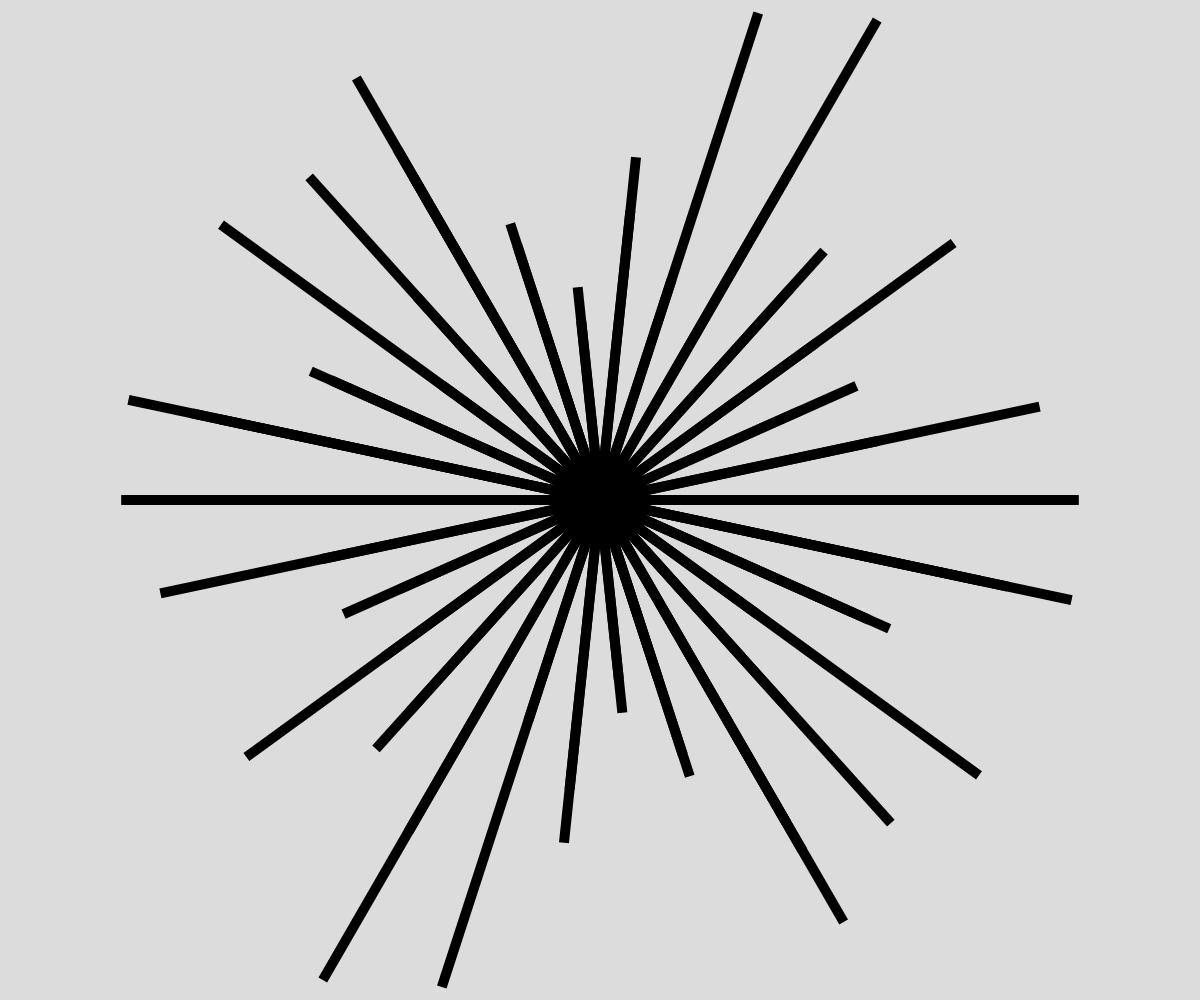
Frame 1 (no input)
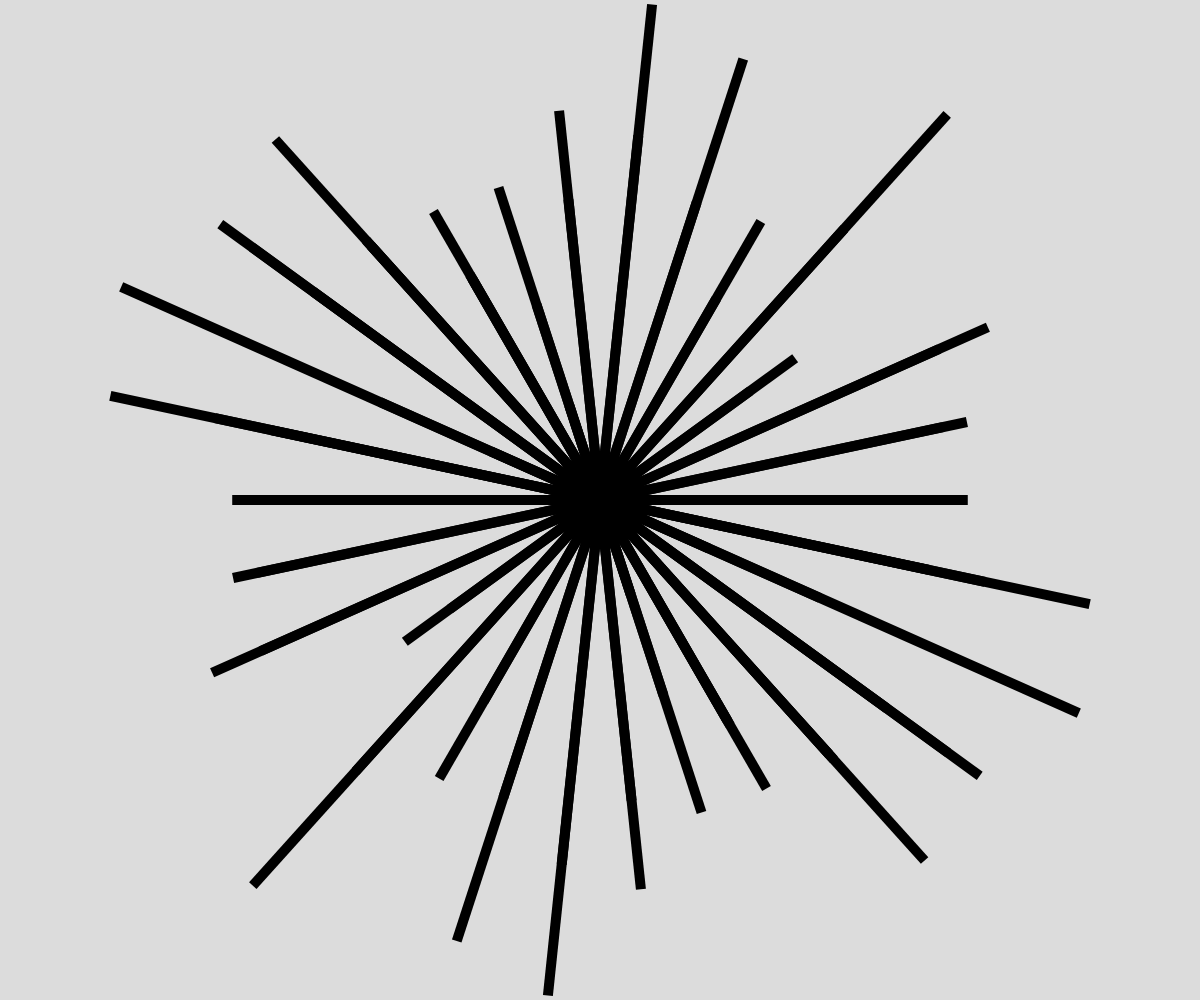
Frame 60 (no input)
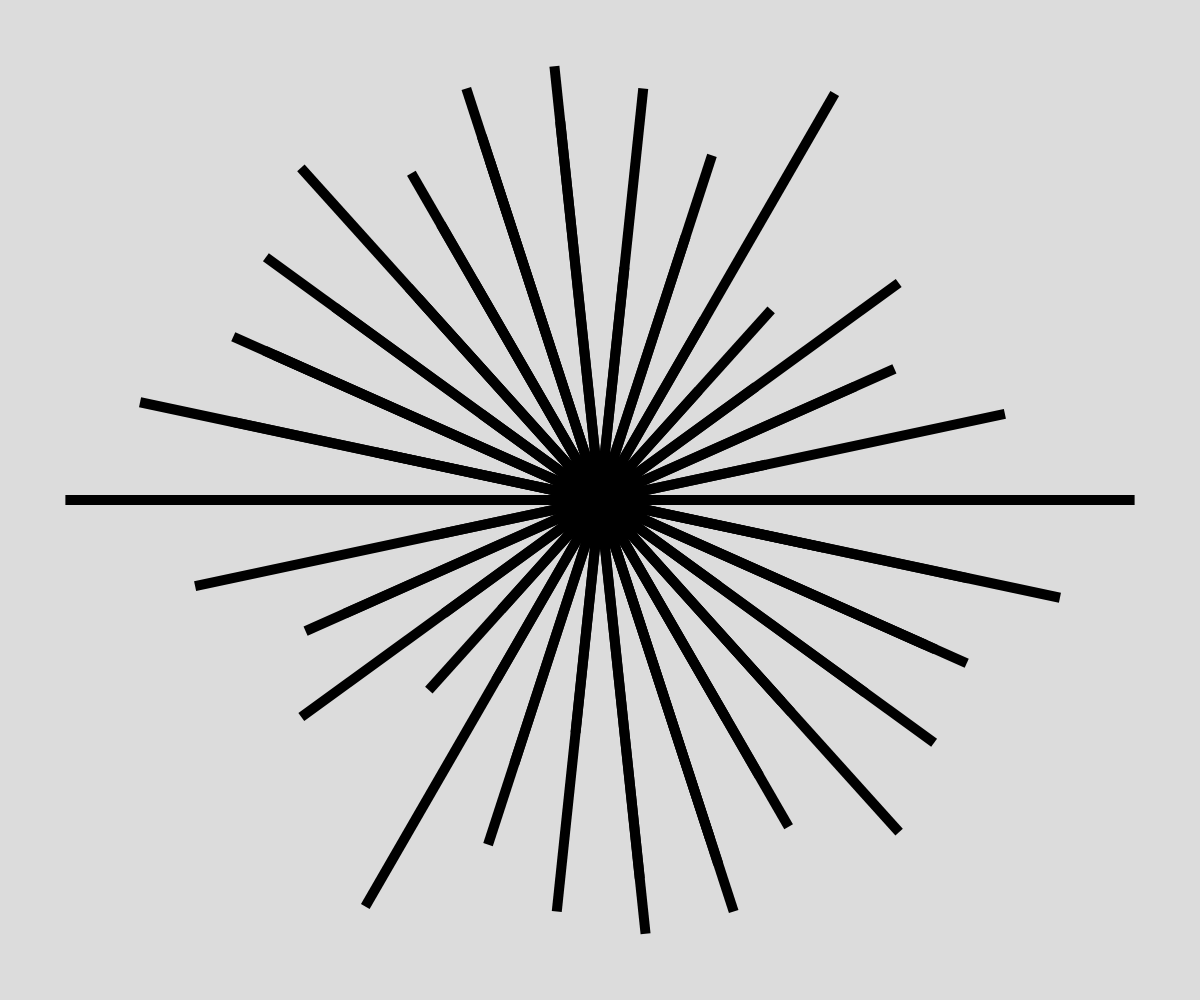
Frame 120 (the mouse pressed at the canvas centre since frame 60)

The p5.js sketch that drew these frames (run headless with seeded random() and noise() and a simulated clock; from frame 60 on, the mouse is pressed at the canvas centre):

// p5.js sketch
// ── sketch.js

animationLoop = true;

function setup() {
  createCanvas(windowWidth, windowHeight);
  noStroke();
  rectMode(CENTER);
  angleMode(DEGREES);
  fill(0,0,0,255);
  
}

function draw() {
  background(220);
  
  push();
  translate(width/2, height/2);
  for (let i = 0; i < 360; i+=10) {
    let length = width*1.2;
    rotate(12);
    length *= noise(i*0.1, frameCount*0.02);
    rect(0,0,length,10);
  }
  pop();  
}

function mousePressed() {
  if (animationLoop) {
    noLoop();
    animationLoop = false;
  } else {
    loop();
    animationLoop = true;
  }
}

function windowResized() {
  resizeCanvas(windowWidth, windowHeight);
}
